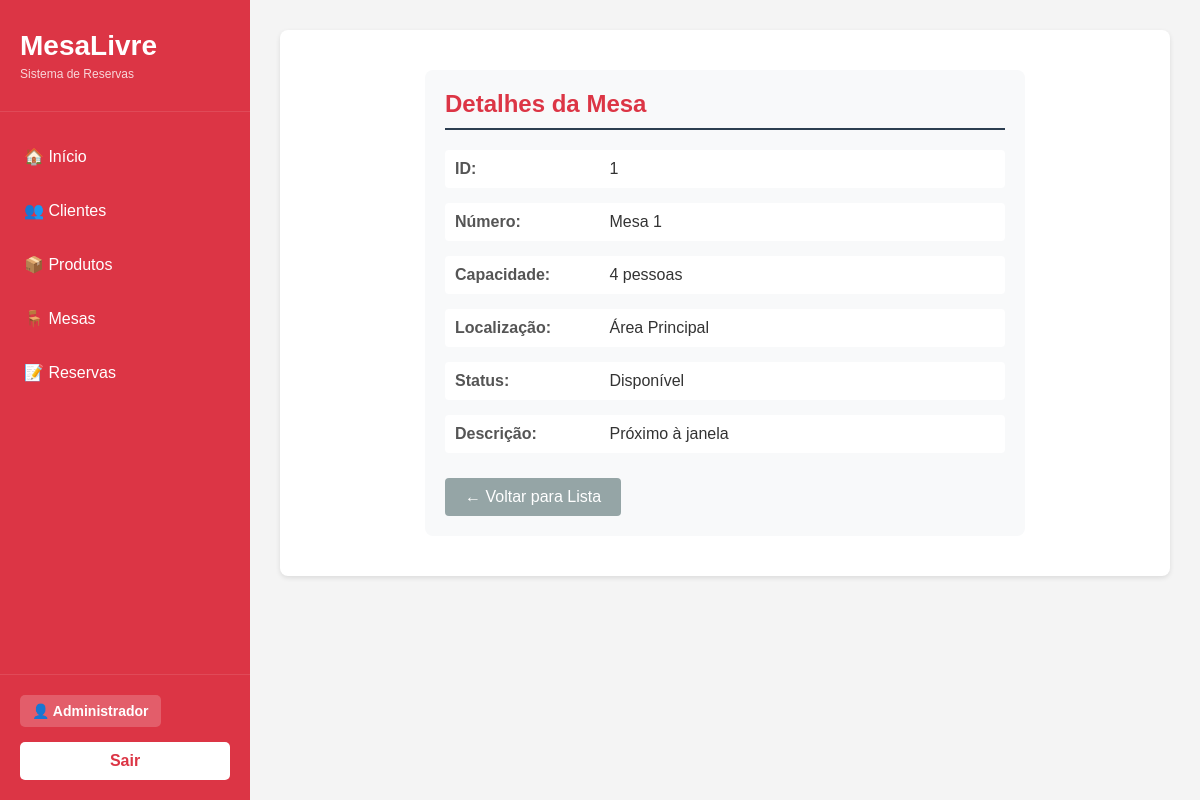
/MesaLivre/mesa.php?fun=exibir&id=1 (signed in), run on an earlier commit of the app's database.
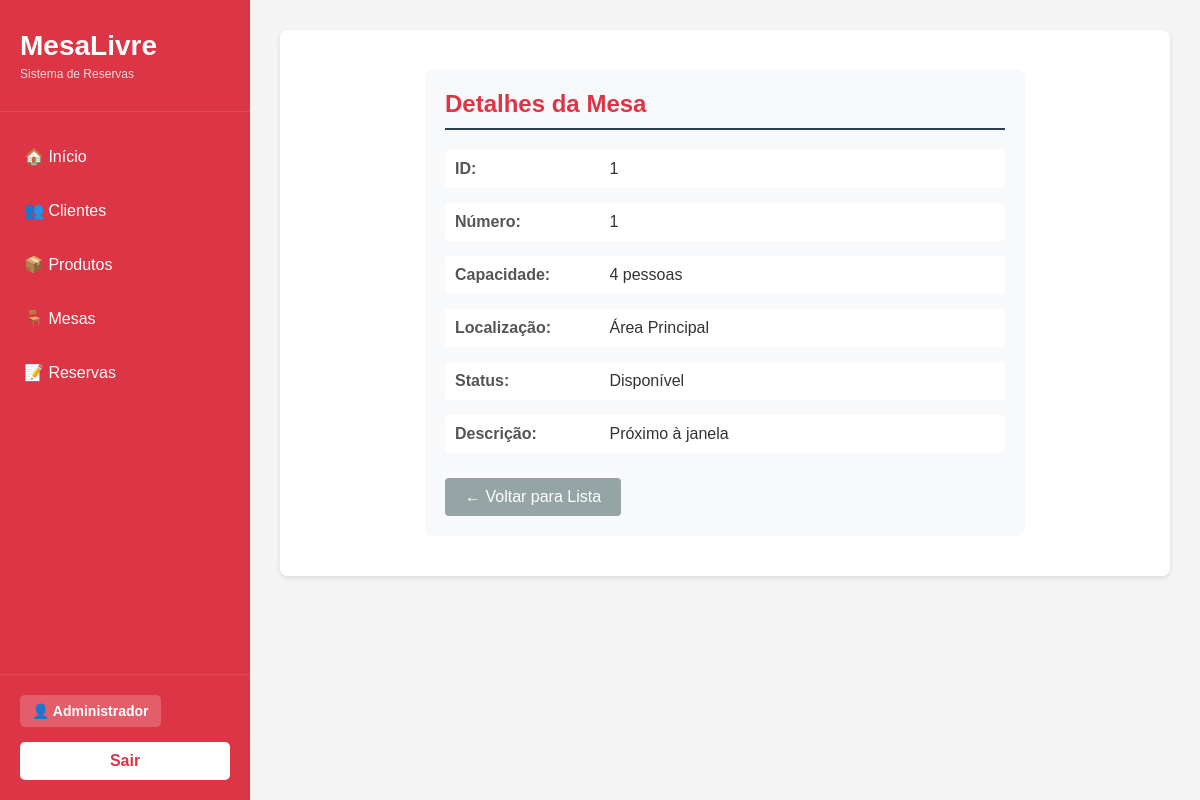
And on a later commit of the database.
### tables this page shows
CREATE TABLE mesas (
    id_mesa INT AUTO_INCREMENT PRIMARY KEY,
    numero VARCHAR(45) NOT NULL,
    capacidade INT NOT NULL,
    localizacao VARCHAR(45) NOT NULL,
    status VARCHAR(20) NOT NULL,
    descricao TEXT
);

### MesaLivre/controle/mesa/ExibirMesa_class.php (called while the page is built)
<?php
	include_once("modelo/mesa/MesaDAO_class.php");
	class ExibirMesa{
		public function __construct(){
			$dao = new MesaDAO();
			$m = $dao->exibir($_GET["id"]);
			include_once("visao/mesa/exibeMesa.php");
		}
	}
?>

### MesaLivre/modelo/mesa/MesaDAO_class.php (called while the page is built, shortened)
<?php
include_once "ConnectionFactory_class.php";
include_once "Mesa_class.php";
class MesaDAO {
    public function exibir($id) {
        try {
            $fabrica = new ConnectionFactory();
            $con = $fabrica->getConnection();
            $stmt = $con->prepare("SELECT * FROM mesas WHERE id_mesa = :id");
            $stmt->bindValue(':id', $id);
            $stmt->execute();
            $dado = $stmt->fetchAll(PDO::FETCH_ASSOC);
            $m = new Mesa();
            $m->setIdMesa($dado[0]["id_mesa"]);
            $m->setNumero($dado[0]["numero"]);
            $m->setCapacidade($dado[0]["capacidade"]);
            $m->setLocalizacao($dado[0]["localizacao"]);
            $m->setStatus($dado[0]["status"]);
            $m->setDescricao($dado[0]["descricao"]);
            return $m;
        } catch (PDOException $ex) {
            echo "Erro ao exibir mesa: " . $ex->getMessage();
        }
    }
}
?>

### MesaLivre/modelo/ConnectionFactory_class.php (called while the page is built, shortened)
<?php
if(!class_exists('ConnectionFactory')){
	class ConnectionFactory{
		public $dbType = "mysql";
		public $host = "localhost";
		public $user = "root";
		public $senha = "";
		public $db = "mesalivre";
		public $persistente = false;
		public function getConnection(){
			try{
				$this->con = new PDO(
					$this->dbType.":host=".$this->host.";dbname=".$this->db,
					$this->user,
					$this->senha,
					array(PDO::ATTR_PERSISTENT => $this->persistente,
					PDO::ATTR_ERRMODE => PDO::ERRMODE_EXCEPTION)
				);
				return $this->con;
			}
			catch(PDOException $ex){
				echo "Erro: " . $ex->getMessage();
			}
		}
	}
}
?>

### MesaLivre/modelo/mesa/Mesa_class.php (called while the page is built, shortened)
<?php
class Mesa{
    private $id_mesa;
    private $numero;
    private $capacidade;
    private $localizacao;
    private $status;
    private $descricao;
    public function getIdMesa(){
        return $this->id_mesa;
    }
    public function setIdMesa($id_mesa){
        $this->id_mesa = $id_mesa;
    }
    public function getNumero(){
        return $this->numero;
    }
    public function setNumero($numero){
        $this->numero = $numero;
    }
    public function getCapacidade(){
        return $this->capacidade;
    }
    public function setCapacidade($capacidade){
        $this->capacidade = $capacidade;
    }
    public function getLocalizacao(){
        return $this->localizacao;
    }
    public function setLocalizacao($localizacao){
        $this->localizacao = $localizacao;
    }
    public function getStatus(){
        return $this->status;
    }
    public function setStatus($status){
        $this->status = $status;
    }
    public function getDescricao(){
        return $this->descricao;
    }
    public function setDescricao($descricao){
        $this->descricao = $descricao;
    }
}
?>

### MesaLivre/visao/mesa/exibeMesa.php (the view)
<div class="detail-box">
    <h2>Detalhes da Mesa</h2>
    <div class="detail-item">
        <span class="detail-label">ID:</span>
        <span class="detail-value"><?php echo $m->getIdMesa(); ?></span>
    </div>
    <div class="detail-item">
        <span class="detail-label">Número:</span>
        <span class="detail-value"><?php echo $m->getNumero(); ?></span>
    </div>
    <div class="detail-item">
        <span class="detail-label">Capacidade:</span>
        <span class="detail-value"><?php echo $m->getCapacidade(); ?> pessoas</span>
    </div>
    <div class="detail-item">
        <span class="detail-label">Localização:</span>
        <span class="detail-value"><?php echo $m->getLocalizacao(); ?></span>
    </div>
    <div class="detail-item">
        <span class="detail-label">Status:</span>
        <span class="detail-value status-<?php echo strtolower(str_replace('ã', 'a', $m->getStatus())); ?>"><?php echo ucfirst($m->getStatus()); ?></span>
    </div>
    <div class="detail-item">
        <span class="detail-label">Descrição:</span>
        <span class="detail-value"><?php echo $m->getDescricao(); ?></span>
    </div>
    <a href="mesa.php?fun=listar" class="btn-back">← Voltar para Lista</a>
</div>

What changed in the data, as far as the page shows it:
changed mesas "Área Principal": numero "Mesa 1" → "1"
